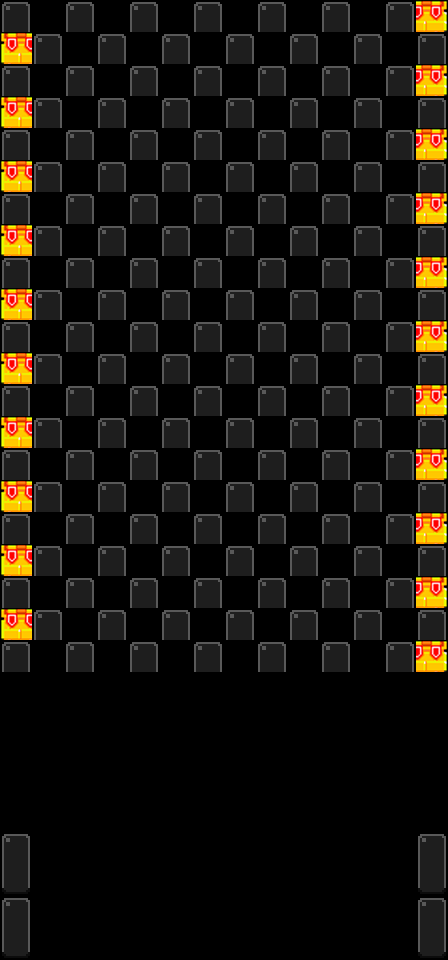

Tiled map render using the project's own tile images. Description and the map definition, with tile-layer contents summarised, below:
An orthogonal 14x30 tile map with 32x32 px tiles, 4 tile layers (Colision, Enemigos, Rads, Plataformas).

<map version="1.0" tiledversion="2017.07.26" orientation="orthogonal" renderorder="right-down" width="14" height="30" tilewidth="32" tileheight="32" nextobjectid="56">
 <tileset firstgid="1" name="plataformas" tilewidth="32" tileheight="32" tilecount="196" columns="28">
  <image source="plataformas.png" width="896" height="224" />
  <tile id="71">
   <animation>
    <frame tileid="71" duration="100" />
    <frame tileid="15" duration="100" />
   </animation>
  </tile>
  <tile id="72">
   <animation>
    <frame tileid="72" duration="100" />
    <frame tileid="16" duration="100" />
   </animation>
  </tile>
  <tile id="99">
   <animation>
    <frame tileid="99" duration="100" />
    <frame tileid="43" duration="100" />
   </animation>
  </tile>
  <tile id="100">
   <animation>
    <frame tileid="100" duration="100" />
    <frame tileid="44" duration="100" />
   </animation>
  </tile>
  <tile id="102">
   <animation>
    <frame tileid="102" duration="100" />
    <frame tileid="103" duration="100" />
    <frame tileid="104" duration="100" />
   </animation>
  </tile>
  <tile id="112">
   <animation>
    <frame tileid="112" duration="100" />
    <frame tileid="115" duration="100" />
    <frame tileid="118" duration="100" />
    <frame tileid="121" duration="100" />
    <frame tileid="124" duration="100" />
    <frame tileid="127" duration="100" />
   </animation>
  </tile>
  <tile id="113">
   <animation>
    <frame tileid="113" duration="100" />
    <frame tileid="116" duration="100" />
    <frame tileid="119" duration="100" />
    <frame tileid="122" duration="100" />
    <frame tileid="125" duration="100" />
    <frame tileid="128" duration="100" />
   </animation>
  </tile>
  <tile id="114">
   <animation>
    <frame tileid="114" duration="100" />
    <frame tileid="117" duration="100" />
    <frame tileid="120" duration="100" />
    <frame tileid="123" duration="100" />
    <frame tileid="126" duration="100" />
    <frame tileid="129" duration="100" />
   </animation>
  </tile>
  <tile id="140">
   <animation>
    <frame tileid="140" duration="100" />
    <frame tileid="143" duration="100" />
    <frame tileid="146" duration="100" />
    <frame tileid="149" duration="100" />
    <frame tileid="152" duration="100" />
    <frame tileid="155" duration="100" />
   </animation>
  </tile>
  <tile id="141">
   <animation>
    <frame tileid="141" duration="100" />
    <frame tileid="144" duration="100" />
    <frame tileid="147" duration="100" />
    <frame tileid="150" duration="100" />
    <frame tileid="153" duration="100" />
    <frame tileid="156" duration="100" />
   </animation>
  </tile>
  <tile id="142">
   <animation>
    <frame tileid="142" duration="100" />
    <frame tileid="145" duration="100" />
    <frame tileid="148" duration="100" />
    <frame tileid="151" duration="100" />
    <frame tileid="154" duration="100" />
    <frame tileid="157" duration="100" />
   </animation>
  </tile>
 </tileset>
 <layer name="Colision" width="14" height="30">
  <data>[420 cells, 50 non-empty, 2 distinct tile ids]</data>
 </layer>
 <layer name="Enemigos" width="14" height="30">
  <data>[420 cells, 0 non-empty, 0 distinct tile ids]</data>
 </layer>
 <layer name="Rads" width="14" height="30">
  <data>[420 cells, 0 non-empty, 0 distinct tile ids]</data>
 </layer>
 <layer name="Plataformas" width="14" height="30">
  <data>[420 cells, 155 non-empty, 2 distinct tile ids]</data>
 </layer>
</map>